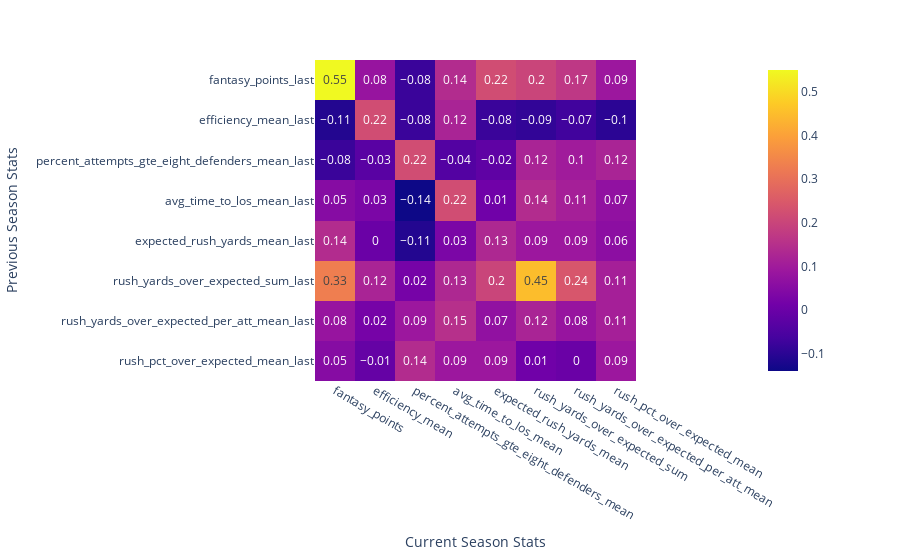
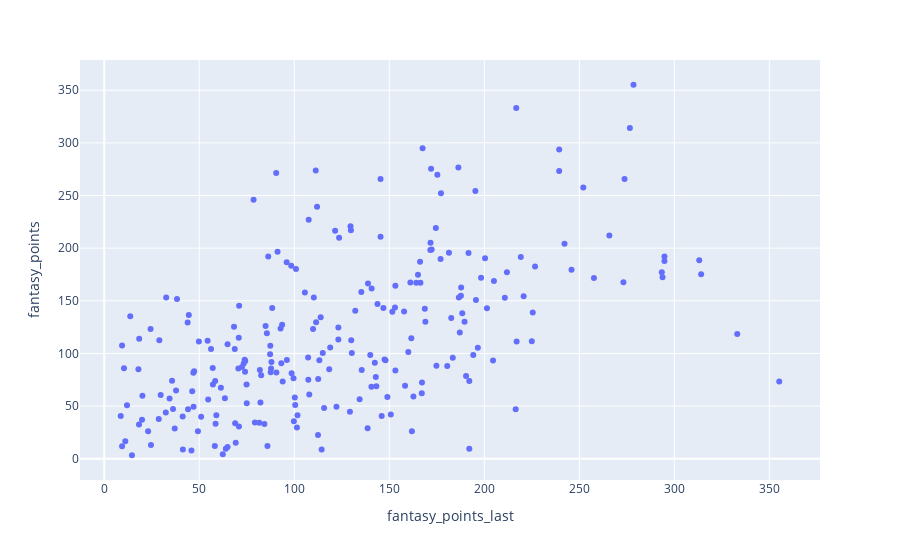

The notebook cell saved with these charts, in order:
### Code cell
filter_df(df, "", x, y)

### Figure 1 — Plotly figure (JSON) as saved in the notebook; plotly's stock layout.template omitted (floating-point values rounded to 4 significant figures)
{"data": [{"coloraxis": "coloraxis", "hovertemplate": "Current Season Stats: %{x}<br>Previous Season Stats: %{y}<br>color: %{z}<extra></extra>", "name": "0", "texttemplate": "%{z}", "type": "heatmap", "x": ["fantasy_points", "efficiency_mean", "percent_attempts_gte_eight_defenders_mean", "avg_time_to_los_mean", "expected_rush_yards_mean", "rush_yards_over_expected_sum", "rush_yards_over_expected_per_att_mean", "rush_pct_over_expected_mean"], "xaxis": "x", "y": ["fantasy_points_last", "efficiency_mean_last", "percent_attempts_gte_eight_defenders_mean_last", "avg_time_to_los_mean_last", "expected_rush_yards_mean_last", "rush_yards_over_expected_sum_last", "rush_yards_over_expected_per_att_mean_last", "rush_pct_over_expected_mean_last"], "yaxis": "y", "z": [[0.55, 0.08, -0.08, 0.14, 0.22, 0.2, 0.17, 0.09], [-0.11, 0.22, -0.08, 0.12, -0.08, -0.09, -0.07, -0.1], [-0.08, -0.03, 0.22, -0.04, -0.02, 0.12, 0.1, 0.12], [0.05, 0.03, -0.14, 0.22, 0.01, 0.14, 0.11, 0.07], [0.14, 0, -0.11, 0.03, 0.13, 0.09, 0.09, 0.06], [0.33, 0.12, 0.02, 0.13, 0.2, 0.45, 0.24, 0.11], [0.08, 0.02, 0.09, 0.15, 0.07, 0.12, 0.08, 0.11], [0.05, -0.01, 0.14, 0.09, 0.09, 0.01, 0, 0.09]]}], "layout": {"coloraxis": {"colorscale": [[0, "#0d0887"], [0.1111, "#46039f"], [0.2222, "#7201a8"], [0.3333, "#9c179e"], [0.4444, "#bd3786"], [0.5556, "#d8576b"], [0.6667, "#ed7953"], [0.7778, "#fb9f3a"], [0.8889, "#fdca26"], [1, "#f0f921"]]}, "margin": {"t": 60}, "xaxis": {"anchor": "y", "constrain": "domain", "domain": [0, 1], "scaleanchor": "y", "title": {"text": "Current Season Stats"}}, "yaxis": {"anchor": "x", "autorange": "reversed", "constrain": "domain", "domain": [0, 1], "title": {"text": "Previous Season Stats"}}}}

### Figure 2 — Plotly figure (JSON) as saved in the notebook; plotly's stock layout.template omitted (floating-point values rounded to 4 significant figures; data arrays with more than 128 entries replaced by an {"elided": "..."} marker saying what was removed)
{"data": [{"customdata": {"elided": "237x3 mixed values"}, "hovertemplate": "fantasy_points_last=%{x}<br>fantasy_points=%{y}<br>rusher=%{customdata[0]}<br>season=%{customdata[1]}<br>age=%{customdata[2]}<extra></extra>", "legendgroup": "", "marker": {"color": "#636efa", "symbol": "circle"}, "mode": "markers", "name": "", "orientation": "v", "showlegend": false, "type": "scatter", "x": {"elided": "237 float values"}, "xaxis": "x", "y": {"elided": "237 float values"}, "yaxis": "y"}], "layout": {"legend": {"tracegroupgap": 0}, "margin": {"t": 60}, "xaxis": {"anchor": "y", "domain": [0, 1], "title": {"text": "fantasy_points_last"}}, "yaxis": {"anchor": "x", "domain": [0, 1], "title": {"text": "fantasy_points"}}}}
